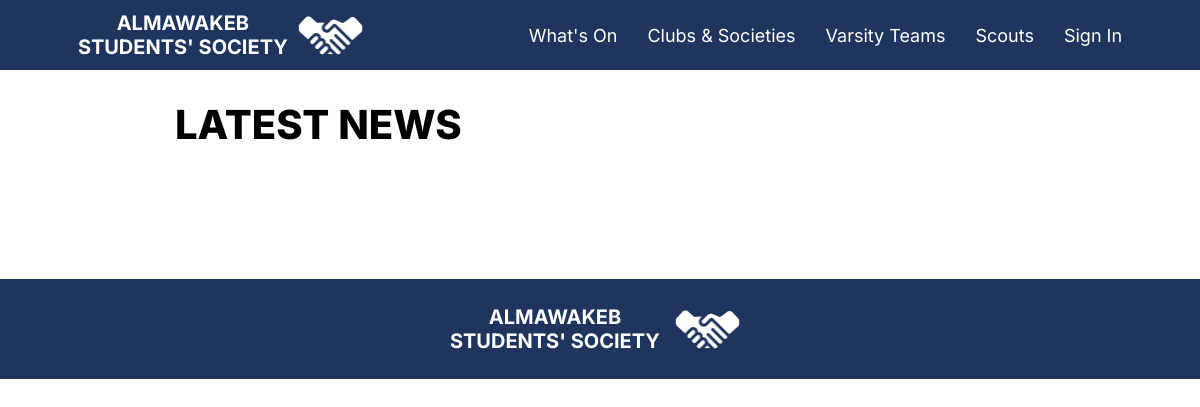
The page /News/ on the database as committed earlier.
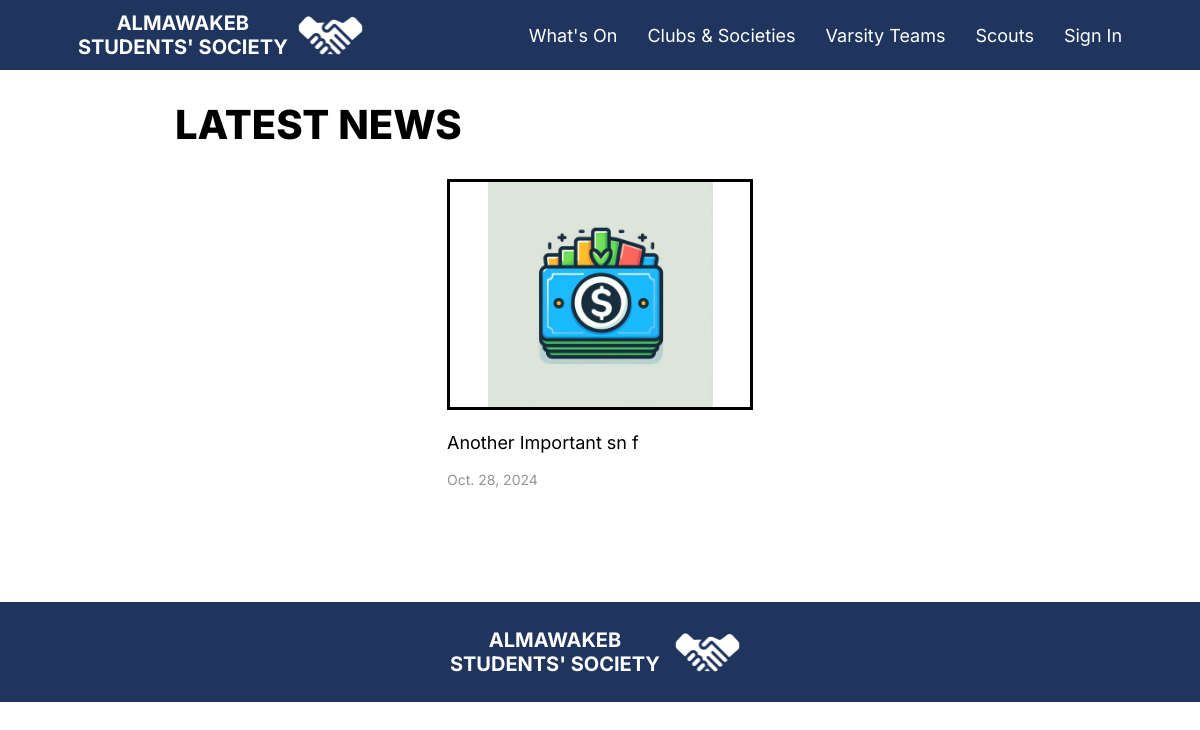
The same page on the database as committed later.
### mainapp/models.py (models this page shows, shortened)
class News(models.Model):
    GROUP_CHOICES = [
        ('ngr', 'All Year Levels'),
        ('12', 'Senior'),
        ('11', 'Junior'),
        ('10', 'Sophomore'),
        ('9', 'Freshman'),
    ]
    GRADE_CHOICES = [
        ('nosec', 'All Sections'),
        ('A', 'A'),
        ('B', 'B'),
        ('C', 'C'),
        ('D', 'D'),
        ('E', 'E'),
        ('F', 'F'),
        ('G', 'G'),
        ('H', 'H'),
        ('I', 'I'),
        ('J', 'J'),
    ]
    author = models.ForeignKey(User, on_delete=models.CASCADE)
    cover = models.ImageField(upload_to='news_covers/')
    title =  models.CharField(max_length=100)
    text = models.TextField()
    published_date = models.DateTimeField(null=True, blank=True)
    summary = models.CharField(max_length=150)
    group = models.CharField(max_length=3, choices=GROUP_CHOICES,default="ngr")
    grade = models.CharField(max_length=5, choices=GRADE_CHOICES,default="nosec")
    highlight = models.BooleanField(default=False)
    approved = models.BooleanField(default=False)
    awaiting_approval = models.BooleanField(default=True)
    draft = models.BooleanField(default=False)
    denied_reason = models.CharField(max_length=150, blank=True, null=True)
    links = models.ManyToManyField(Links, related_name='news_links', blank=True)
    typeitem = "news"

### mainapp/views.py (the view)
# urls.py: path("News/", views.News_View, name="news"),
def News_View(request):
    news = News.objects.all().order_by('-published_date')
    if hasattr(request.user, 'associated_student') and request.user.associated_student is not None:
        grlevel = str(request.user.associated_student.year_level)
        return render(request, "news.html", {'news': news, 'gradelevel': grlevel})
    else:
        return render(request, "news.html", {'news': news})

### templates/news.html (shortened to what this page needs)
{% extends 'Base.html' %}
{% load static %}
{% block content %}
<div class="profileRow">
    <p class="pageTitle">LATEST NEWS</p>
</div>
<div class="grid">
    {% for news in news %}
    {% if news.approved and not user.is_superuser and not news.draft %}
    {% if news.group == "ngr" and news.grade == "nosec" %}
    <div>
        <a href="{% url 'news_detail' news.id %}">
            <img class="newsCover" src="{{ news.cover.url }}" alt="News Cover" style="border: 3px solid black;">
            <p class="text">{{ news.title }}</p>
            <p class="aboutText">{{ news.published_date|date:"N j, Y" }}</p>
        </a>
    </div>
    {% endif %}
    {% endif %}
    {% empty %}
    <p class="text">No news available.</p>
    {% endfor %}
</div>
{% endblock %}

Rows that differ between the two databases and show on the page:
now on this page (row edited): News: cover (picture), title "Another Important sn f", published_date "Oct. 28, 2024"
